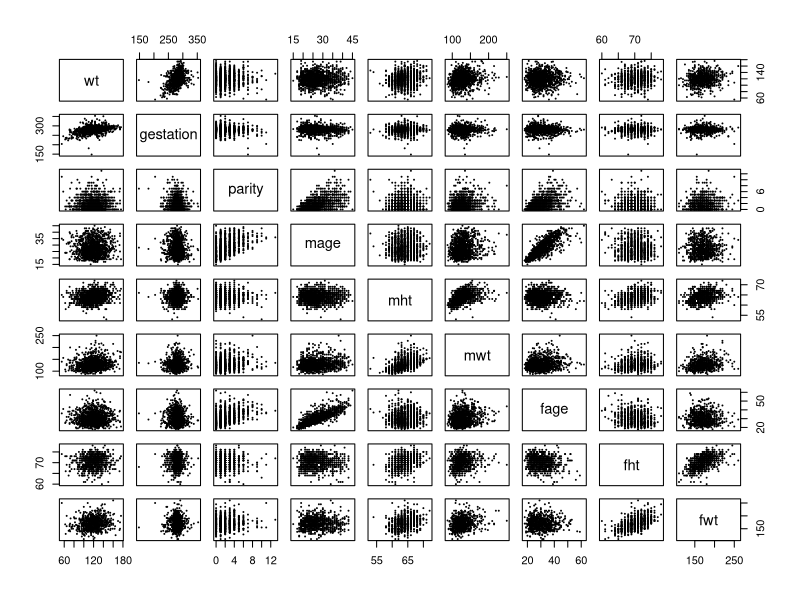
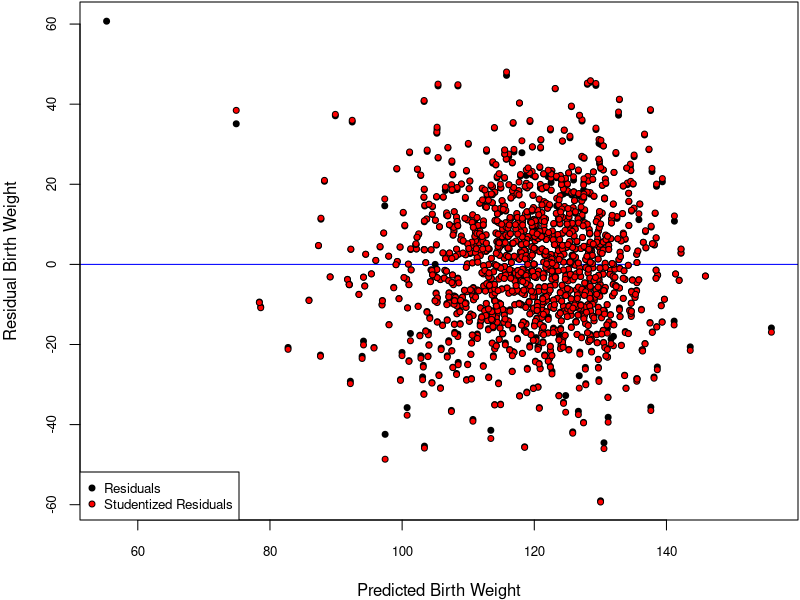
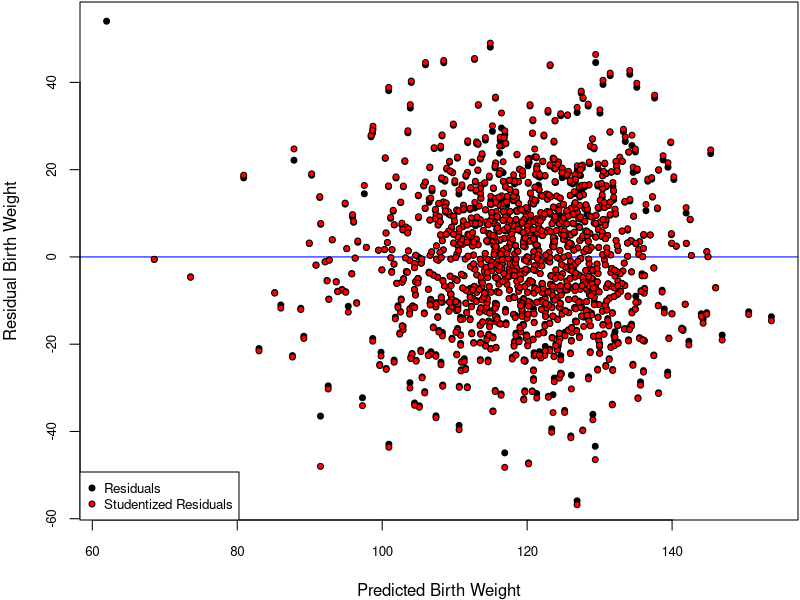
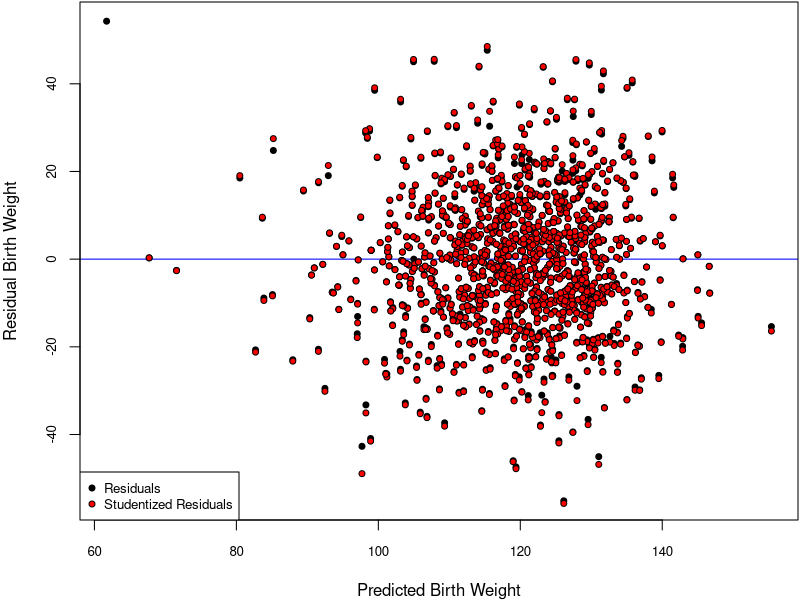
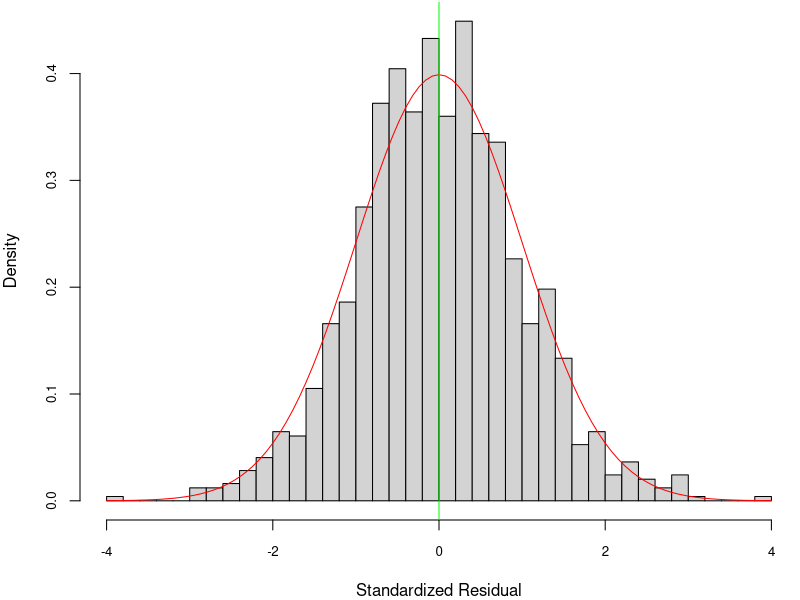
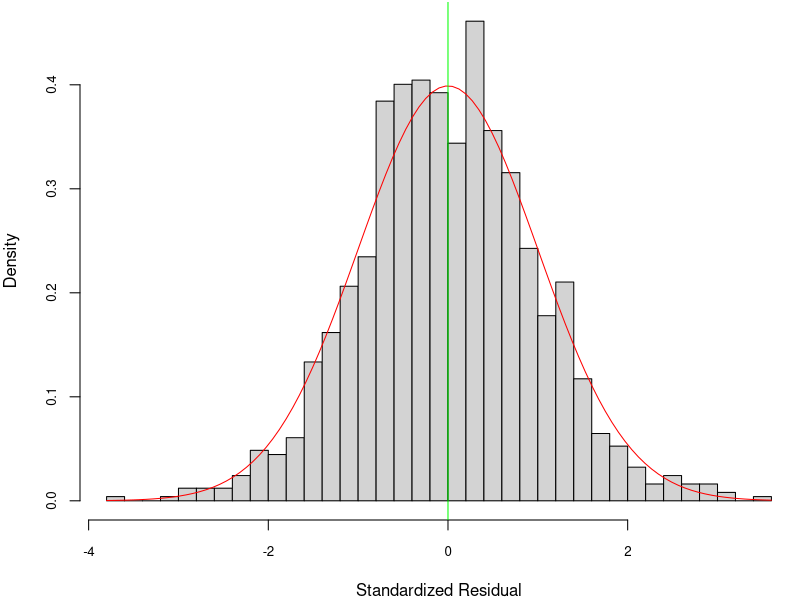
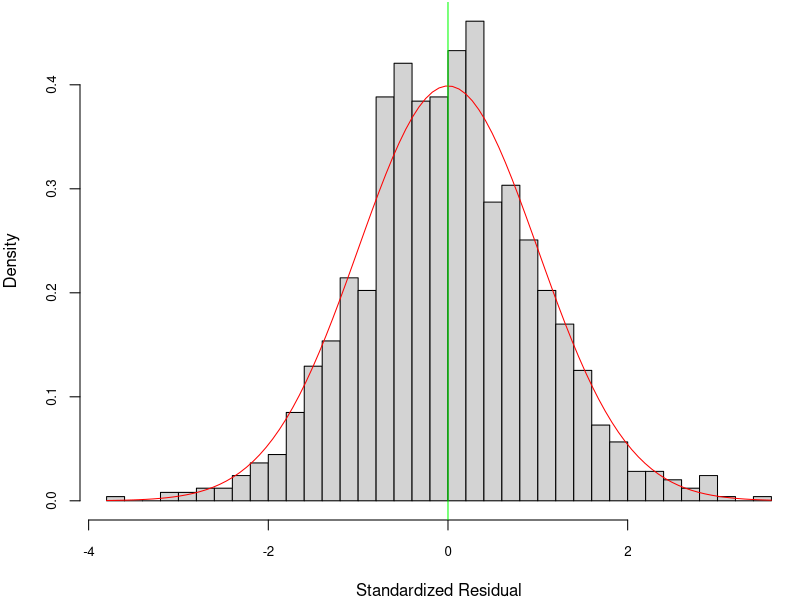
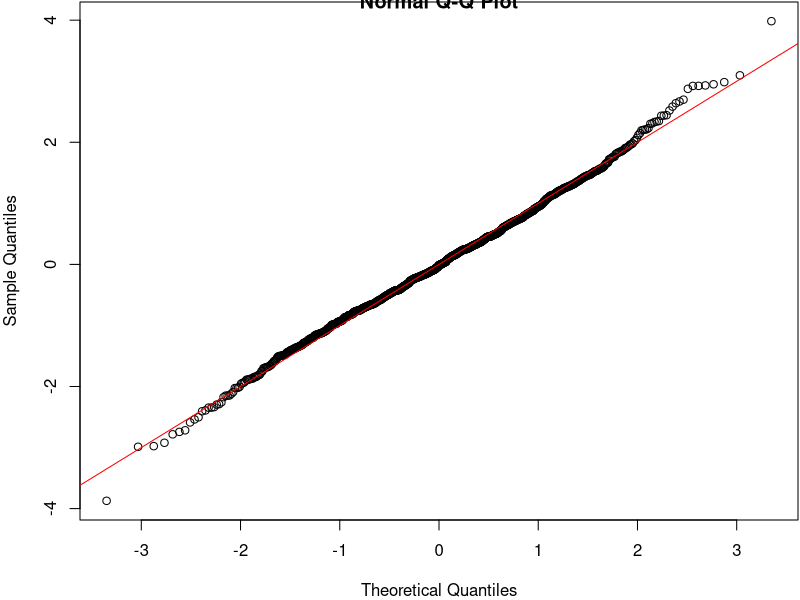

Write R code to recreate these figures, in order. (Note: this script raises an error after producing the figures.)
## ---- chunk 1
knitr::opts_chunk$set(echo = TRUE)
## ---- chunk 2
library(mice)

# read in data
births.raw = read.csv("chds_births.csv")
## ---- chunk 3
head(births.raw, 10)
summary(births.raw)

# Validating marital
births.raw$marital[!births.raw$marital %in% c(1:5)] = NA
## ---- chunk 4
categoricals = c('meth', 'feth', 'med', 'fed', 'marital', 'income', 'smoke', 'time', 'number')#, 'parity', 'mht', 'fht')
continuous = names(births.raw)[! names(births.raw) %in% categoricals]

# Categorize meth
meth.categories = c(rep('Caucasian', 6), 'Mexican', 'African-American', 'Asian', 'Mixed', 'Other')
for (i in 1:length(meth.categories)) {
  births.raw$meth[births.raw$meth == i-1] = meth.categories[i]
  births.raw$feth[births.raw$feth == i-1] = meth.categories[i]
}
births.raw$meth = as.factor(births.raw$meth)
births.raw$feth = as.factor(births.raw$feth)

# Categorize med
med.categories = c('elementary school', 'middle school', 'high school', 'high school + trade school', 'high school + some college', 'college graduate', 'trade school', 'high school unclear')
for (i in 1:length(med.categories)) {
  births.raw$med[births.raw$med == i-1] = med.categories[i]
  births.raw$fed[births.raw$fed == i-1] = med.categories[i]
}
births.raw$med = as.factor(births.raw$med)
births.raw$fed = as.factor(births.raw$fed)

# Categorize marital
marital.categories = c('married', 'legally separated', 'divorced', 'widowed', 'never married')
for (i in 1:length(marital.categories)) {
  births.raw$marital[births.raw$marital == i] = marital.categories[i]
}
births.raw$marital = as.factor(births.raw$marital)

# Categorize income
income.categories = c('under 2500', '2500-4999', '5000-7499', '7500-9999', '10000-12499', '12500-14999', '15000-17499', '17500-19999', '20000-22499', 'over 22500')
for (i in 1:length(income.categories)) {
  births.raw$income[births.raw$income == i-1] = income.categories[i]
}
births.raw$income = as.factor(births.raw$income)

# Categorize smoke
smoke.categories = c('never', 'smokes now', 'until pregnancy', 'used to, not anymore')
for (i in 1:length(smoke.categories)) {
  births.raw$smoke[births.raw$smoke == i-1] = smoke.categories[i]
}
births.raw$smoke = as.factor(births.raw$smoke)

# Categorize time
time.categories = c('never or more than 10 years', 'still smokes', 'during pregnancy', 'less than a year', '1-2 years', '2-3 years', '3-4 years', '5-9 years', 'never or more than 10 years', 'quit but don’t know when')
for (i in 1:length(time.categories)) {
  births.raw$time[births.raw$time == i-1] = time.categories[i]
}
births.raw$time = as.factor(births.raw$time)

# Categorize number
number.categories = c('never smoked', '1-4', '5-9', '10-14', '15-19', '20-29', '30-39', '40-60', 'more than 60', 'smoked but don’t know how much')
for (i in 1:length(number.categories)) {
  births.raw$number[births.raw$number == i-1] = number.categories[i]
}
births.raw$number = as.factor(births.raw$number)

births.raw$smoke = NULL
summary(births.raw)
## ---- chunk 5
births.raw.cont = births.raw[ , ! names(births.raw) %in% categoricals]
summary(births.raw.cont)
pairs(births.raw.cont, cex = 0.2)
## ---- chunk 6
proportion <- sapply(births.raw, function(x) { sum(is.na(x))*100/nrow(births.raw) })
proportion

# births.reduced <- births.raw.cont[, !names(births.raw) %in% c('fht', 'fwt')]

births.mice <- mice(births.raw, method = "cart", seed = 1)
births.clean <- complete(births.mice)
summary(births.clean)
anyNA(births.clean)
## ---- chunk 7
M0 <- lm(wt ~ 1, data = births.clean) # initial model
Mfull <- lm(wt ~ (. - number - time - fed - med - feth - meth - marital)^2 + number + time + fed + med + feth + meth + marital+
              I(gestation^2) + I(parity^2) + I(mage^2) + I(mht^2) + 
              I(mwt^2) + I(fage^2) + I(fht^2) + I(fwt^2), data = births.clean) # full model
Mstart <- lm(wt ~ ., data = births.clean) # start model
## ---- chunk 8
beta.max <- coef(Mfull)
names(beta.max)[is.na(beta.max)]
## ---- chunk 9
# forward selection
Mfwd <- step(object = M0,
             scope = list(lower = M0, upper = Mfull),
             direction = "forward",
             trace = FALSE)
## ---- chunk 10
# backward elimination
Mback <- step(object = Mfull, 
              scope = list(lower = M0, upper = Mfull),
              direction = "backward", 
              trace = FALSE)
## ---- chunk 11
# stepwise selection
Mstep <- step(object = Mstart, 
              scope = list(lower = M0, upper = Mfull),
              direction = "both", 
              trace = FALSE)
## ---- chunk 12
# models to compare
M1 <- Mfwd
M2 <- Mstep
## ---- chunk 13
#Press Statistic
calPress <- function(M){
  press <- resid(M)/(1-hatvalues(M))
  press <- sum(press^2)
  return(press)
}

press1 <- calPress(M1);
press2 <- calPress(M2);
press3 <- calPress(Mstep)
## ---- chunk 14
# AIC Statistic for M1
AIC1 <- AIC(M1)

#AIC Statistic for M2
AIC2 <- AIC(M2)
## ---- chunk 15
summary(Mfwd)
summary(Mback)
summary(Mstep)
## ---- chunk 16

# function for drawing studendized residual plots 
StuResPlot <- function(M) {
  cex <- .8
  res <- residuals(M)
  h <- hatvalues(M)  # Hat matrix
  sigma.hat <- sigma(M)
  res.stu <- resid(M)/sqrt(1-h) # studentized residuals, but on the data scale
  y.hat <- predict(M)
  par(mar = c(4,4,.1,.1))
  plot(y.hat, res, pch = 21, bg = "black", cex = cex, cex.axis = cex,
        xlab = "Predicted Birth Weight",
        ylab = "Residual Birth Weight",
        abline(h = mean(res), col = "blue"))
  points(y.hat, res.stu, pch = 21, bg = "red", cex = cex)
  legend(x = "bottomleft", c("Residuals", "Studentized Residuals"),
        pch = 21, pt.bg = c("black", "red"), pt.cex = cex, cex = cex)
}

# function for drawing standardized residual plots
StaResPlot <- function(M) {
  cex <- .8
  res <- residuals(M) # Hat matrix
  h <- hatvalues(M)
  sigma.hat <- sigma(M)
  par(mar = c(4,4,.1,.1))
  hist(res/sigma.hat, breaks = 50, freq = FALSE, cex.axis = cex,
  xlab = "Standardized Residual", main = "")
  curve(dnorm(x), col = "red", add = TRUE)
  abline(v = mean(res/sigma.hat), col = "green")
}

#function for drawing QQ plots
QQPlot <- function(M) {
  res <- residuals(M)
  h <- hatvalues(M)
  qqnorm(res/sigma(M))
  abline(a=0, b=1, col = "red") #add 45 degree line
  # head(res.stu1)
}


# studendized residual for forward selection model:
StuResPlot(Mfwd)

# studendized residual for backward elimination model:
StuResPlot(Mback)

# studentdized residual for stepwise selection model:
StuResPlot(Mstep)

# standardized residual for forward selection model:
StaResPlot(Mfwd)

# standardized residual for backward elimination model:
StaResPlot(Mback)

# standardized residual for stepwise selection model:
StaResPlot(Mstep)

# QQ-plot for forward selection model:
QQPlot(Mfwd)

# QQ-plot for backward selection model:
QQPlot(Mback)

# QQ-plot for stepwise selection model:
QQPlot(Mstep)
## ---- chunk 17
# function to produce leverage and influence plots
LeverageInfluence <- function(M) {
  y.hat <- predict(M) # predicted values
  sigma.hat <- sigma(M)
  res <- resid(M) # original residuals$
  res.sta <- res/sigma.hat # standardized residuals

  # compute leverages
  h <- hatvalues(M) # hat matrix
  res.stu <- res.sta/sqrt(1-h) # studentized residuals
  
  # PRESS residuals
  press <- res/(1-h)
  
  
  # DFFITS residuals
  dfts <- dffits(M)
  
  # standardize each of these such that they are identical at the average
  # leverage value
  p <- length(coef(M))
  n <- nobs(M)
  hbar <- p/n # average leverage
  res.stu <- res.stu*sqrt(1 - hbar) # at h = hbar, res.stu = res.sta
  press <- press*(1 - hbar)/sigma.hat # at h = hbar, press = res.sta
  dfts <- dfts*(1 - hbar)/sqrt(hbar) # at h = hbar, dfts = res.sta
  
  # plot all residuals
  par(mfrow = c(1,2), mar = c(4,4,.1,.1))
  cex <- .5
  plot(y.hat, rep(0, length(y.hat)), 
       type = "n", # empty plot to get the axis range
       ylim = range(res.sta, res.stu, press, dfts), 
       cex.axis = cex, 
       xlab = "Predicted Values", 
       ylab = "Residuals")
  
  # dotted line connecting each observations residuals for better visibility
  segments(x0 = y.hat, 
           y0 = pmin(res.sta, res.stu, press, dfts), 
           y1 = pmax(res.sta, res.stu, press, dfts), 
           lty = 2)
  points(y.hat, res.sta, pch = 21, bg = "black", cex = cex)
  points(y.hat, res.stu, pch = 21, bg = "blue", cex = cex)
  points(y.hat, press, pch = 21, bg = "red", cex = cex)
  points(y.hat, dfts, pch = 21, bg = "orange", cex = cex)
  
  # against leverages
  plot(h, rep(0, length(y.hat)), 
       type = "n", 
       cex.axis = cex,
       ylim = range(res.sta, res.stu, press, dfts), 
       xlab = "Leverages", ylab = "Residuals")
  
  segments(x0 = h,
          y0 = pmin(res.sta, res.stu, press, dfts), 
          y1 = pmax(res.sta, res.stu, press, dfts), 
          lty = 2)
  points(h, res.sta, pch = 21, bg = "black", cex = cex)
  points(h, res.stu, pch = 21, bg = "blue", cex = cex)
  points(h, press, pch = 21, bg = "red", cex = cex)
  points(h, dfts, pch = 21, bg = "orange", cex = cex)
  abline(v = hbar, col = "grey60", lty = 2)
  
  # cook's distance vs. leverage
  D <- cooks.distance(M)
  
  # flag some of the points
  infl.ind <- which.max(D) # top influence point
  lev.ind <- h > 2*hbar # leverage more than 2x the average
  clrs <- rep("black", len = n)
  clrs[lev.ind] <- "blue"
  clrs[infl.ind] <- "red"
  par(mfrow = c(1,1), mar = c(4,4,1,1))
  cex <- .8
  plot(h, D, xlab = "Leverage", ylab = "Cook's Influence Measure",
  pch = 21, bg = clrs, cex = cex, cex.axis = cex)
  p <- length(coef(M))
  n <- nrow(births.clean)
  hbar <- p/n # average leverage
  abline(v = 2*hbar, col = "grey60", lty = 2) # 2x average leverage
  return(c(infl.ind, D[infl.ind]))
}


# leverage influence for forward selection model:
LeverageInfluence(Mfwd)
LeverageInfluence(Mback)
## ---- chunk 18
M1 = Mfwd
M2 = Mstep
X <- model.matrix(M1)
C <- cor(X) # correlation matrix
vif1 <- diag(solve(C))
vif1
X <- model.matrix(M2)
C <- cor(X) # correlation matrix
vif2 <- diag(solve(C))
vif2
## ---- chunk 19
# Cross-validation setup
nreps <- 2e3 # number of replications
ntot <- nrow(births.clean) # total number of observations
ntrain <- floor(ntot * 0.7) # size of training set
ntest <- ntot-ntrain # size of test set
mspe1 <- rep(NA, nreps) # sum-of-square errors for each CV replication
mspe2 <- rep(NA, nreps)
logLambda <- rep(NA, nreps) # log-likelihod ratio statistic for each replication
system.time({
  for(ii in 1:nreps) {
    if(ii%%200 == 0) message("ii = ", ii)
    # randomly select training observations
    train.ind <- sample(ntot, ntrain) # training observations
    # refit the models on the subset of training data; ?update for details!
    M1.cv <- update(M1, subset = train.ind)
    M2.cv <- update(M2, subset = train.ind)
    # out-of-sample residuals for both models
    # that is, testing data - predictions with training parameters
    M1.res <- births.clean$wt[-train.ind] -
              predict(M1.cv, newdata = births.clean[-train.ind,])
    M2.res <- births.clean$wt[-train.ind] -
              predict(M2.cv, newdata = births.clean[-train.ind,])
    # mean-square prediction errors
    mspe1[ii] <- mean(M1.res^2)
    mspe2[ii] <- mean(M2.res^2)
    # out-of-sample likelihood ratio
    M1.sigma <- sqrt(sum(resid(M1.cv)^2)/ntrain) # MLE of sigma
    M2.sigma <- sqrt(sum(resid(M2.cv)^2)/ntrain)
    # since res = y - pred, dnorm(y, pred, sd) = dnorm(res, 0, sd)
    logLambda[ii] <- sum(dnorm(M1.res, mean = 0, sd = M1.sigma, log = TRUE))
    logLambda[ii] <- logLambda[ii] -
                     sum(dnorm(M2.res, mean = 0, sd = M2.sigma, log = TRUE))
  }
})
## ---- chunk 20
    # code for generating proper testset
    test.ind = c()
    trainset = births.clean[0,]
    while (length(test.ind) < ntest) {
      id = sample(ntot, 1)
      notIncluded = FALSE
      for (name in names(births.clean[id,])) {
        if (!eval(parse(text = paste('births.clean[id,]$',`name`,sep = ''))) %in% eval(parse(text = paste('trainset$',`name`,sep = '')))) {
          notIncluded = TRUE
          break
        }
      }
      if (notIncluded) {
        trainset[length(trainset$wt)+1,] = births.clean[id,]
      } else {
        test.ind[length(test.ind)+1] = id
      }
    }
    train.ind = c(1:ntot)[-test.ind]
    
    # alternative
    exclude = c("meth", "mage", "med", "fage", "fed", "marital", "income")
    M1.res <- births.clean$wt[-train.ind] -
              predict(M1.cv, newdata = births.clean[!names(births.clean) %in% exclude][-train.ind,])
## ---- chunk 21
# plot rMSPE and out-of-sample log(Lambda)
par(mfrow = c(1,2))
par(mar = c(4.5, 4.5, .1, .1))
boxplot(x = list(sqrt(mspe1), sqrt(mspe2)), names = expression(M[FWD], M[STEP]), cex = .7,
        ylab = expression(sqrt(MSPE)), col = c("yellow", "orange"))
hist(logLambda, breaks = 50, freq = FALSE,
     xlab = expression(Lambda^{test}),
     main = "", cex = .7)
abline(v = mean(logLambda), col = "red") # average value
